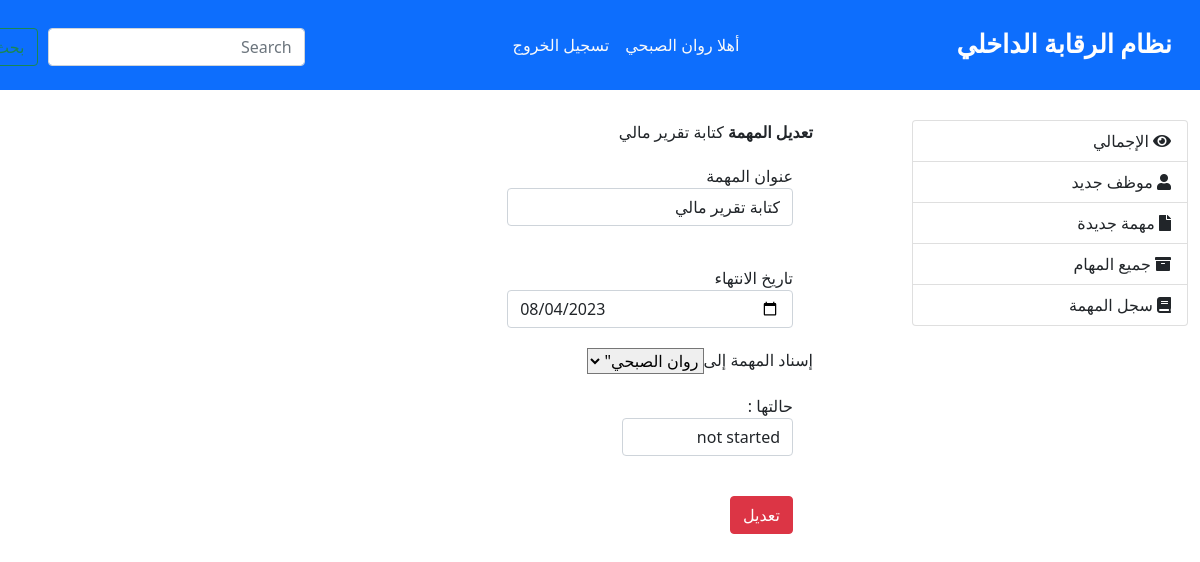
/editTask.php?task=5 (signed in), run on the app's committed database.
### tables this page shows
CREATE TABLE `users` (
  `user_id` int(11) NOT NULL,
  `username` text NOT NULL,
  `email` text NOT NULL,
  `password` text NOT NULL,
  `role` text NOT NULL,
  `organ_id` int(11) NOT NULL,
  `manager` text NOT NULL,
  `empName` text NOT NULL,
  `reg_date` text NOT NULL
);

CREATE TABLE `tasks` (
  `task_id` int(11) NOT NULL,
  `title` text NOT NULL,
  `empRes` text NOT NULL,
  `deadline` text NOT NULL,
  `organ_id` int(11) NOT NULL,
  `empID` int(11) NOT NULL,
  `status` text NOT NULL,
  `createdBy` text NOT NULL,
  `dateTask` text NOT NULL
);

### editTask.php (the view, shortened to what this page needs)
<?php include_once("include/confg.php");
    session_start(); ?>
<!DOCTYPE html>
<html lang="en">
<head>
    <link rel="stylesheet" href="css/main.css">
    <link rel="stylesheet" href="https://use.fontawesome.com/releases/v5.0.8/css/all.css">
    <link href="https://cdn.jsdelivr.net/npm/bootstrap@5.1.3/dist/css/bootstrap.min.css" rel="stylesheet">
</head>
<body>
<nav class="navbar navbar-expand-lg navbar-light ">
    <div class="container-fluid" dir= "rtl">
        <a class="navbar-brand" href="#">نظام الرقابة الداخلي</a>
        <div class="collapse navbar-collapse" id="navbarSupportedContent">
        <ul class="navbar-nav mb-2 mb-lg-0">
            <li class="nav-item">
                <?php
                $sql = mysqli_query($conn , "SELECT * FROM `users` u WHERE '$_SESSION[id]' = u.user_id ");
                $user = mysqli_fetch_assoc($sql);
                echo '
                <a class="nav-link active" aria-current="page" href="#"> أهلا  '.$user['empName'].'</a>';?>
            </li>
            <li class="nav-item">
            <?php
            echo '
            <a class="nav-link" href="signout.php?id" '.$_SESSION['id'].' ">تسجيل الخروج</a>
            ';
            ?>
            </li>
        </ul>
        <form class="d-flex" style= "   display: flex!important;
                                        gap: 10px;
                                        margin-right: 200px;
                                        margin-top: 20px;
                                        margin-left:-200px;
                                        justify-content: flex-end;">
            <input class="form-control" type="search" placeholder="Search" aria-label="Search">
            <button class="btn btn-outline-success" type="submit">بحث</button>
        </form>
        </div>
    </div>
</nav>
<section class="container-fluid" dir="rtl" style="margin-top:30px;">
    <div class="row">
    <aside class="col-lg-3" >
		<div class="list-group">
        <a href="homeControlPage.php" class="list-group-item"> <i class="fas fa-eye"></i> الإجمالي</a>
        <a href="employees.php" class="list-group-item"><i class="fa fa-user "></i> موظف جديد </a>
        <a href="addTask.php" class="list-group-item"><i class="fa fa-file "></i> مهمة جديدة</a>
        <a href="tasks.php" class="list-group-item"><i class="fas fa-archive"></i> جميع المهام</a>
        <a href="taskRecord.php" class="list-group-item"><i class="fa fa-book	"></i> سجل المهمة</a>
		</div>
	</aside>
    <article class="col-lg-9" >
        <div class="row">
            <div class="col-md-1"></div>
                <div class="col-md-10">
                <?php
                    $get_tasks= mysqli_query($conn ,"SELECT * FROM `tasks` WHERE `task_id` ='$_GET[task]'");
                    $task = mysqli_fetch_assoc($get_tasks);
                ?>
                <div class="panel panel-info" >
                <div class="panel-heading"><b>  تعديل المهمة  </b><?php echo $task['title']; ?></div>
                    <div class="panel-body">
                            <form action="" method="post" class="form-horizontal" >
                            <div class="form-group">
                            <label for="username" class="col-sm-2 control-label" >عنوان المهمة </label></br>
                            <div class="col-sm-5">
                                <input type="text" class="form-control" name="title" id="username" value="<?php echo $task['title'] ;?>" placeholder="ادخل عنوان ">
                            </div>
                            </div>
                            <div class="form-group">
                            <label for="empName" class="col-sm-2 control-label" >تاريخ الانتهاء</label></br>
                            <div class="col-sm-5">
                                <input type="date" class="form-control" name="deadline" id="username" value="<?php echo $task['deadline'] ;?>" placeholder="ادخل تاريخ الانتهاء">
                            </div>
                            </div>
                            <div class="input-group">
                                <label>إسناد المهمة إلى</label>
                                <select name="empID" >
                                <?php
                                    $users = mysqli_query($conn , "SELECT * FROM `users` WHERE '$_SESSION[organ_id]' = `organ_id` ");
                                    while($user = mysqli_fetch_assoc($users)){
                                ?>
                                        <option value="<?=$user["user_id"];?> " title="<?=$user["empName"];?>"><?=$user["empName"];?>"</option>
                                        <?php
                                    }?>
                                </select>
                            </div>
                            <div class="form-group">
							<label for="role" class="col-sm-2 control-label"> حالتها :</label>
							<div class="col-sm-3">
                            <select class="form-control" name="status" id="role" value="" >
                            <option value="<?php echo $task['status'];  ?>" ><?php echo $task['status'];  ?></option>
                            </select>
							</div>
						</div>
                            <div class="form-group">
                            <div class="col-sm-offset-2 col-sm-10">
                                <button type="submit" name="edit-task" class="btn btn-danger">تعديل</button>
                            </div>
                            </div>
                        </form>
                    </div>
                </div>
            </div>
        </div>
	</article>
</section>
</body>
</html>

### css/main.css (style rules this page uses)
.navbar { background-color: #0d6efd !important; }
.navbar-brand { color: rgb(254 254 254 ) !important; font-weight: bold !important; font-family: ui-rounded !important; font-size: 1.6rem !important; margin-right: 20px; }
.navbar-collapse { justify-content: center !important; }
.navbar-light .navbar-nav .nav-link.active, .navbar-light .navbar-nav .show>.nav-link { color: rgb(249 249 249) !important; }
.navbar-light .navbar-nav .nav-link { color: rgb(250 250 250 ) !important; }
.form-group { padding: 20px !important; }

### data on the page
users: empName "روان الصبحي"
tasks: title "كتابة تقرير مالي", deadline "08/04/2023", status "not started"

### other printed values
form field empID "روان الصبحي\""
